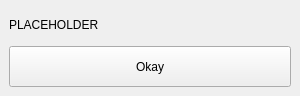
<?xml version="1.0" encoding="UTF-8"?>
<ui version="4.0">
 <class>MainWindow</class>
 <widget class="QMainWindow" name="MainWindow">
  <property name="geometry">
   <rect>
    <x>0</x>
    <y>0</y>
    <width>300</width>
    <height>96</height>
   </rect>
  </property>
  <property name="windowTitle">
   <string>Olfactory Controller</string>
  </property>
  <widget class="QWidget" name="central_widget">
   <layout class="QVBoxLayout" name="verticalLayout">
    <item>
     <widget class="QLabel" name="label">
      <property name="minimumSize">
       <size>
        <width>0</width>
        <height>31</height>
       </size>
      </property>
      <property name="text">
       <string>PLACEHOLDER</string>
      </property>
      <property name="wordWrap">
       <bool>true</bool>
      </property>
     </widget>
    </item>
    <item>
     <widget class="QPushButton" name="okay_button">
      <property name="minimumSize">
       <size>
        <width>0</width>
        <height>41</height>
       </size>
      </property>
      <property name="focusPolicy">
       <enum>Qt::NoFocus</enum>
      </property>
      <property name="text">
       <string>Okay</string>
      </property>
     </widget>
    </item>
   </layout>
  </widget>
 </widget>
 <resources/>
 <connections/>
</ui>
